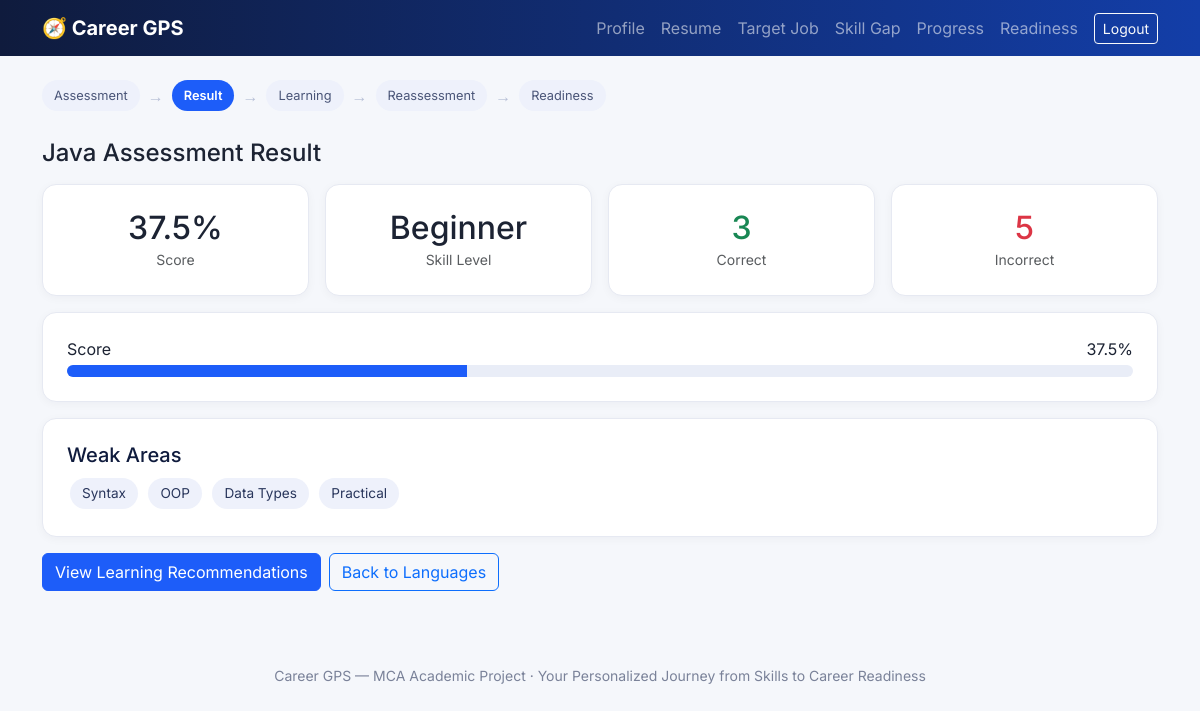
/assessment/result/1 (signed in), run on the app's committed database.
### models.py (models this page shows)
class ProgrammingLanguage(db.Model):
    __tablename__ = "programming_languages"
    id = db.Column(db.Integer, primary_key=True)
    name = db.Column(db.String(80), unique=True, nullable=False)

class AssessmentResult(db.Model):
    __tablename__ = "assessment_results"
    id = db.Column(db.Integer, primary_key=True)
    assessment_id = db.Column(db.Integer, db.ForeignKey("assessments.id"), nullable=False)
    user_id = db.Column(db.Integer, db.ForeignKey("users.id"), nullable=False)
    language_id = db.Column(db.Integer, db.ForeignKey("programming_languages.id"), nullable=False)
    total_questions = db.Column(db.Integer)
    correct_answers = db.Column(db.Integer)
    incorrect_answers = db.Column(db.Integer)
    score_percent = db.Column(db.Float)
    skill_level = db.Column(db.String(20))
    attempt_number = db.Column(db.Integer, default=1)
    created_at = db.Column(db.DateTime, default=datetime.utcnow)
    language = db.relationship("ProgrammingLanguage")
    weak_areas = db.relationship("WeakArea", backref="result")

class WeakArea(db.Model):
    __tablename__ = "weak_areas"
    id = db.Column(db.Integer, primary_key=True)
    result_id = db.Column(db.Integer, db.ForeignKey("assessment_results.id"), nullable=False)
    topic = db.Column(db.String(80), nullable=False)

### app.py (the view)
@app.route("/assessment/result/<int:result_id>")
@login_required
def assessment_result(result_id):
    result = AssessmentResult.query.get_or_404(result_id)
    weak_topics = [w.topic for w in result.weak_areas]
    return render_template("assessment_result.html", result=result, weak_topics=weak_topics)

### app.py (called while the page is built)
def login_required(view):
    @wraps(view)
    def wrapped(*args, **kwargs):
        if "user_id" not in session:
            flash("Please log in to continue.", "warning")
            return redirect(url_for("login"))
        return view(*args, **kwargs)
    return wrapped

### templates/assessment_result.html (shortened to what this page needs)
{% extends "base.html" %}
{% block content %}
<div class="stepper">
  <span class="step">Assessment</span><span class="arrow">→</span>
  <span class="step active">Result</span><span class="arrow">→</span>
  <span class="step">Learning</span><span class="arrow">→</span>
  <span class="step">Reassessment</span><span class="arrow">→</span>
  <span class="step">Readiness</span>
</div>
<h4 class="mb-3">{{ result.language.name }} Assessment Result</h4>
<div class="row g-3">
  <div class="col-md-3 col-6">
    <div class="cg-card text-center"><h2 class="mb-0">{{ result.score_percent }}%</h2><small class="text-muted">Score</small></div>
  </div>
  <div class="col-md-3 col-6">
    <div class="cg-card text-center"><h2 class="mb-0">{{ result.skill_level }}</h2><small class="text-muted">Skill Level</small></div>
  </div>
  <div class="col-md-3 col-6">
    <div class="cg-card text-center"><h2 class="mb-0 text-success">{{ result.correct_answers }}</h2><small class="text-muted">Correct</small></div>
  </div>
  <div class="col-md-3 col-6">
    <div class="cg-card text-center"><h2 class="mb-0 text-danger">{{ result.incorrect_answers }}</h2><small class="text-muted">Incorrect</small></div>
  </div>
</div>
<div class="cg-card mt-3">
  <div class="d-flex justify-content-between mb-1"><span>Score</span><span>{{ result.score_percent }}%</span></div>
  <div class="progress"><div class="progress-bar" style="width: {{ result.score_percent }}%"></div></div>
</div>
<div class="cg-card mt-3">
  <h5>Weak Areas</h5>
  {% for t in weak_topics %}
    <span class="skill-pill">{{ t }}</span>
  {% else %}
    <p class="text-muted mb-0">No weak topics identified — strong performance across the board.</p>
  {% endfor %}
</div>
<div class="mt-3 d-flex gap-2">
  <a href="{{ url_for('learning_recommendations', language=result.language.name) }}" class="btn btn-primary">View Learning Recommendations</a>
  <a href="{{ url_for('missing_languages') }}" class="btn btn-outline-primary">Back to Languages</a>
</div>
{% endblock %}

### static/css/style.css (style rules this page uses)
:root { --cg-blue: #1d5df9; --cg-blue-dark: #133ea8; --cg-navy: #0f1b3d; --cg-bg: #f5f7fb; --cg-card-border: #e6e9f2; }
body { font-family: 'Inter', system-ui, sans-serif; background: var(--cg-bg); color: #1c2333; }
.cg-card { background: #fff; border: 1px solid var(--cg-card-border); border-radius: 14px; box-shadow: 0 2px 10px rgba(15, 27, 61, 0.04); padding: 24px; height: 100%; }
.cg-card h5 { color: var(--cg-navy); }
.btn-primary { background: var(--cg-blue); border-color: var(--cg-blue); }
.progress { height: 12px; border-radius: 8px; background: #e9edf7; }
.progress-bar { background: var(--cg-blue); }
.stepper { display: flex; flex-wrap: wrap; gap: 8px; align-items: center; margin-bottom: 28px; }
.stepper .step { font-size: 0.8rem; padding: 6px 12px; border-radius: 999px; background: #eef1fb; color: #4a5578; white-space: nowrap; }
.stepper .step.active { background: var(--cg-blue); color: #fff; font-weight: 600; }
.stepper .arrow { color: #b7bfd6; }
.skill-pill { display: inline-block; padding: 5px 12px; border-radius: 999px; font-size: 0.85rem; margin: 3px; background: #eef1fb; color: #29365c; }

### data on the page
ProgrammingLanguage: language.name "Java"
AssessmentResult: score_percent "37.5", skill_level "Beginner", correct_answers "3", incorrect_answers "5"
WeakArea: topic "Syntax"
WeakArea: topic "OOP"
WeakArea: topic "Data Types"
WeakArea: topic "Practical"
